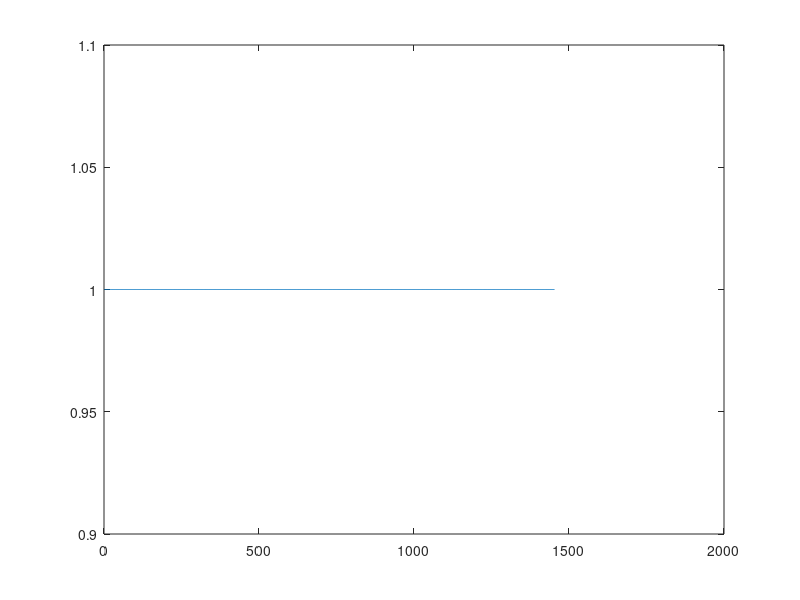

Write MATLAB code to recreate this figure.
clear all;clc
load('tSNE_PURPLE')

selected = rand(size(Spectro,2),1)>=0;

figure; plot(selected)

tSNE_Coord = tSNE_Coord(selected,:);

save('tSNE_PURPLE_sub','tSNE_Coord','selected','Spectro')